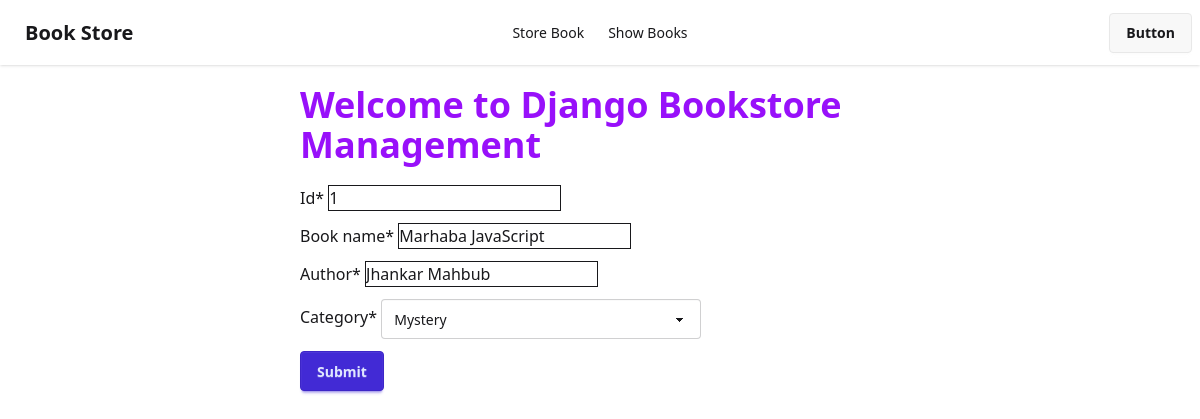
The app's page /edit_book/1 with its own data.
### book/models.py (models this page shows)
class BookStoreModel(models.Model):
    CATEGORY = (
        ('Mystery', 'Mystery'),
        ('Thriller', 'Thriller'),
        ('Sci-Fi', 'Sci-Fi'),
        ('Humor', 'Humor'),
        ('Horror', 'Horror')
    )
    id = models.IntegerField(primary_key=True)
    book_name = models.CharField(max_length= 30)
    author = models.CharField(max_length= 20)
    category = models.CharField(max_length=30, choices=CATEGORY)
    first_pub = models.DateTimeField(auto_now_add=True)
    last_pub = models.DateTimeField(auto_now=True)

### book/views.py (the view)
# urls.py: path('edit_book/<int:pk>', views.BookUpdateView.as_view(), name="edit_book"),
class BookUpdateView(UpdateView):
    model = BookStoreModel
    template_name = 'store_book.html'
    form_class = BookStoreForm
    success_url = reverse_lazy('show_books')

### book/forms.py
class BookStoreForm(forms.ModelForm):
    class Meta:
        model = BookStoreModel
        fields = '__all__'

### book/templates/store_book.html (shortened to what this page needs)
{% extends "base.html" %}
{% load crispy_forms_tags %}
{% block content %}
<div class="w-1/2 mx-auto">
    <h1 class="text-4xl text-purple-600 font-bold my-5">Welcome to Django Bookstore Management</h1>
    <form method="post">
        {{form|crispy}}
        <button class="btn btn-primary">Submit</button>
    </form>
</div>
{% endblock %}

### records on screen
BookStoreModel: id "1", book_name "Marhaba JavaScript", author "Jhankar Mahbub", category "Mystery"
